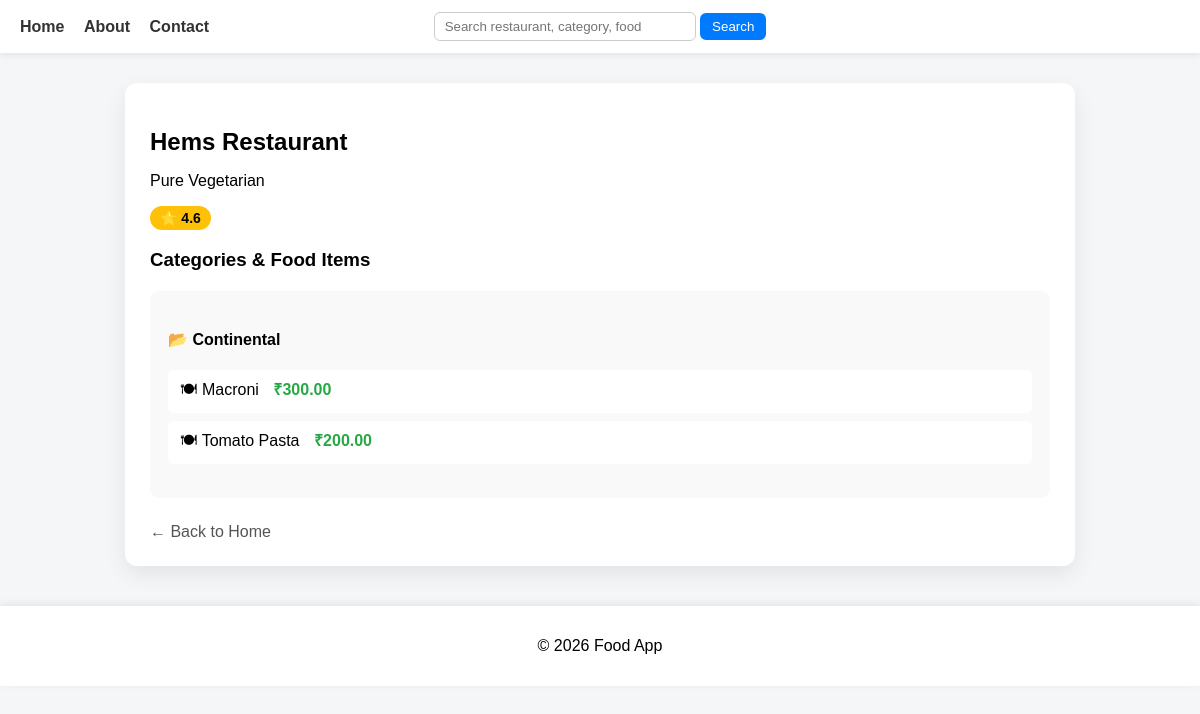
/home/restaurant/9/, run on the app's committed database.
### restaurant/models.py (models this page shows)
class Restaurant(models.Model):
    name = models.CharField(max_length=50)
    description = models.TextField()
    rating =models.FloatField(default = 1.0)
    owner = models.ForeignKey(User, on_delete=models.CASCADE)

class FoodCategory(models.Model):
    restaurant = models.ForeignKey(Restaurant, on_delete=models.CASCADE, related_name='categories')
    name = models.CharField(max_length=50)

class FoodItems(models.Model):
    restaurant = models.ForeignKey(Restaurant, on_delete=models.CASCADE, related_name='fooditems')
    category = models.ForeignKey(FoodCategory, on_delete=models.CASCADE, related_name='items')
    name = models.CharField(max_length=50)
    price = models.DecimalField(max_digits=6, decimal_places=2)
    is_available = models.BooleanField(default=True)

### restaurant/views.py (the view)
# urls.py: path('restaurant/<int:restaurant_id>/', views.restaurant_detail, name='restaurant_detail'),
def restaurant_detail(request, restaurant_id):
    restaurant = get_object_or_404(Restaurant, id=restaurant_id)
    categories = restaurant.categories.all()
    return render(request, 'restaurant/res_detail.html', {
        'restaurant': restaurant,
        'categories': categories
    })

### templates/restaurant/res_detail.html (shortened to what this page needs)
{% extends "home.html" %}
{% block content %}
<div class="restaurant-card">
    <div class="restaurant-header">
        <h2>{{ restaurant.name }}</h2>
        <p>{{ restaurant.description }}</p>
        <span class="rating-badge">⭐ {{ restaurant.rating }}</span>
    </div>
    <h3>Categories & Food Items</h3>
    {% for category in categories %}
        <div class="category-card">
            <h4>📂 {{ category.name }}</h4>
            {% if category.items.all %}
                <ul class="food-list">
                    {% for food in category.items.all %}
                        <li>
                            <span>
                                🍽 {{ food.name }}
                                <span class="food-price">₹{{ food.price }}</span>
                            </span>
                        </li>
                    {% endfor %}
                </ul>
            {% else %}
                <p>No food items in this category.</p>
            {% endif %}
        </div>
    {% empty %}
        <p>No categories added yet.</p>
    {% endfor %}
    <a href="{% url 'home' %}" class="back-link">
        ← Back to Home
    </a>
</div>
{% endblock %}

### templates/base.html (style rules this page uses)
body { font-family: Arial, Helvetica, sans-serif; margin: 0; background-color: #F4F6F8; }

### templates/restaurant/res_detail.html (style rules this page uses)
.restaurant-card { max-width: 900px; margin: 30px auto; background: #fff; padding: 25px; border-radius: 12px; box-shadow: 0 8px 22px rgba(0,0,0,0.08); }
.restaurant-header h2 { margin-bottom: 5px; }
.rating-badge { display: inline-block; background: #ffc107; padding: 4px 10px; border-radius: 20px; font-weight: bold; font-size: 14px; }
.category-card { margin-top: 20px; background: #f9f9f9; padding: 18px; border-radius: 10px; }
.food-list { list-style: none; padding-left: 0; margin-top: 10px; }
.food-list li { padding: 8px 12px; background: #fff; margin-bottom: 8px; border-radius: 6px; display: flex; justify-content: space-between; align-items: center; }
.food-price { font-weight: bold; color: #28a745; margin-left: 10px; }
.back-link { display: inline-block; margin-top: 25px; text-decoration: none; color: #555; font-weight: 500; }

### data on the page
Restaurant: name "Hems Restaurant", description "Pure Vegetarian", rating "4.6"
FoodCategory: name "Continental"
FoodItems: name "Macroni", price "300.00"
FoodItems: name "Tomato Pasta", price "200.00"
